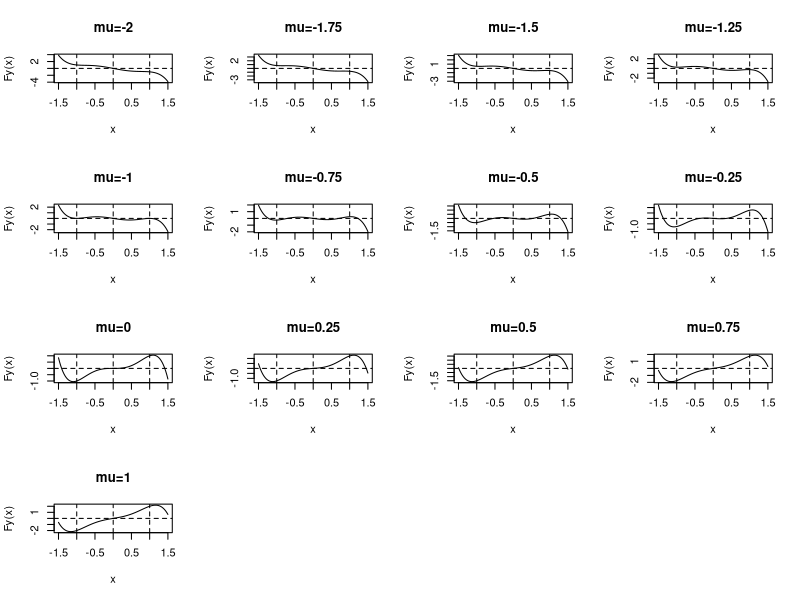
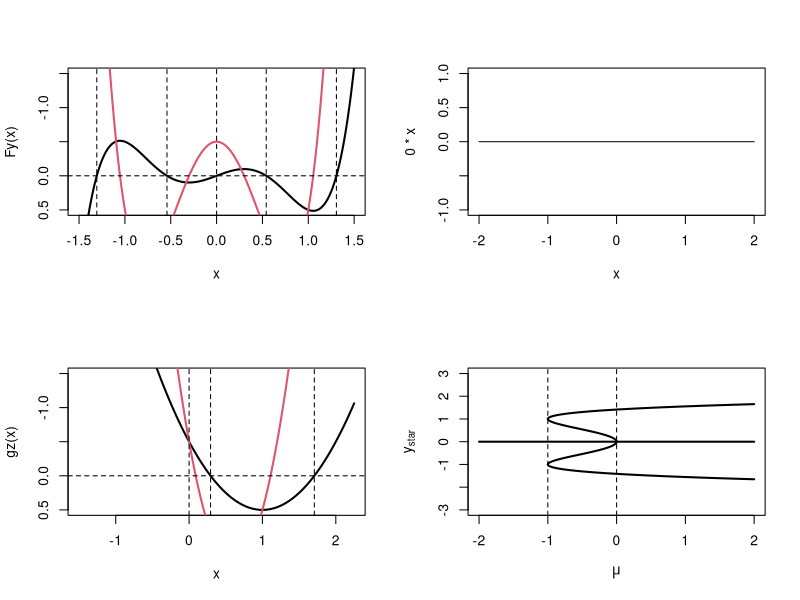

Write R code to recreate these figures, in order.
# Exercice syst dynamique en y^5
# \dot y = F(y); F(y) = mu y + 2 y^3 - y^5 = y (mu + 2 y^2 - y^4)

rm(list=ls())
figDir <- '../Figures/'
figName <- 'ExoSystDynY5'
exportFig <- FALSE

Fy <- function(y){y*(mu + 2*y^2 - y^4)}
Fpy <- function(y){mu + 6*y^2 - 5*y^4}
gz <- function(z){(mu + 2*z - z^2)}
hz <- function(z){mu + 6*z - 5*z^2}

# Forme de F(y) (et nb racines)
muList <- seq(-2, 1, by=.25)
par(mfrow=c(4, 4))
for(m in 1:length(muList)){
  mu <- muList[m]
  curve(Fy(x), from=-1.5, to=1.5, main=paste0('mu=', muList[m]))
  abline(h=0, v=c(-1, 0, 1), lty=2)
}

# Etats stat pour mu donné
mu <- -.5; from <- -(1+abs(mu)); to <- -from
zStar <- 1 + sqrt(mu+1)*c(-1, 1); yStar <- c(-sqrt(zStar), sqrt(zStar))
cat(Fy(yStar), '/', gz(zStar), '\n')

par(mfcol=c(2, 2)); ylim <- c(-mu, 3*mu)
curve(Fy(x), from=from, to=to, n=1001, type='l', lwd=2, ylim=ylim) 
curve(Fpy(x), from=from, to=to, n=1001, add=TRUE, lwd=2, col=2)
abline(h=0, v=c(0, yStar), lty=2)

curve(gz(x), from=from, to=to^2, n=1001, type='l', lwd=2, , ylim=ylim)
curve(hz(x), from=from, to=to^2, n=1001, add=TRUE, lwd=2, col=2)
abline(h=0, v=c(0, zStar), lty=2)

# Etats stat = f(mu)
if(exportFig){png(paste0(figDir, figName, '-yStar.png'))}
plot(curve(0*x, from=-2, to=2, n=1001), 
     type='l', lwd=2, ylim=c(-3, 3), ylab=expression(y[star]), xlab=expression(mu))
curve(sqrt(1+sqrt(1+x)), from=-2, to=2, n=1001, lwd=2, add=TRUE)
curve(sqrt(1-sqrt(1+x)), from=-2, to=2, n=1001, lwd=2, add=TRUE)
curve(-sqrt(1+sqrt(1+x)), from=-2, to=2, n=1001, lwd=2, add=TRUE)
curve(-sqrt(1-sqrt(1+x)), from=-2, to=2, n=1001, lwd=2, add=TRUE)
abline(v=c(-1, 0), lty=2)
if(exportFig){dev.off()}
